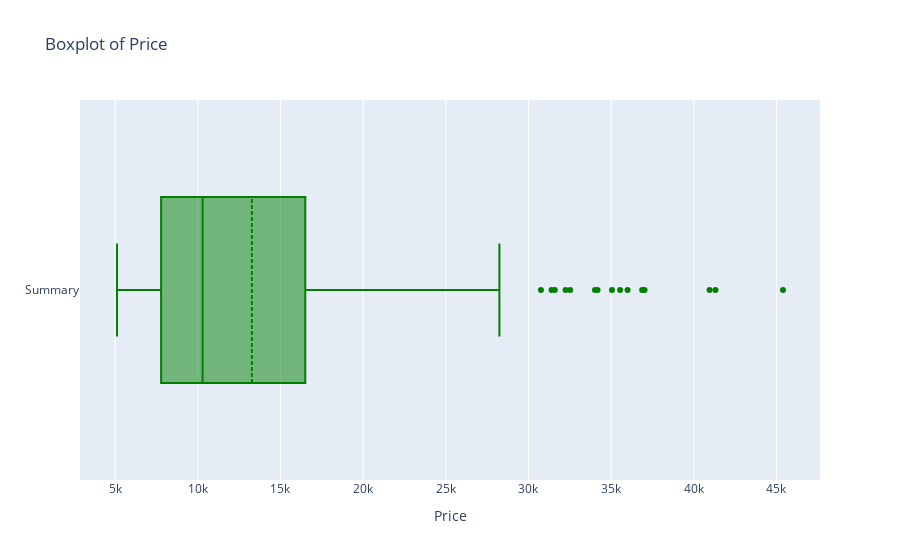

This figure's notebook cell:
### Markdown cell above
### **`Price`**

### Code cell
# Print the measures and outliers in 'price'
print(f"Five-Number Summary for Price: \n{price_five_number_summary}")
# Boxplot for 'price'
fig_price = go.Figure()
fig_price.add_trace(go.Box(x=df2['price'], name='Summary',boxmean=True, marker_color = 'green'))

fig_price.update_layout(
    title="Boxplot of Price",
    xaxis_title="Price",
)
fig_price.show()
detect_print_outliers(df2, 'price')

### Figure 1 — Plotly figure (JSON) as saved in the notebook; plotly's stock layout.template omitted (floating-point values rounded to 4 significant figures; data arrays with more than 128 entries replaced by an {"elided": "..."} marker saying what was removed)
{"data": [{"boxmean": true, "marker": {"color": "green"}, "name": "Summary", "type": "box", "x": {"elided": "205 int values"}}], "layout": {"title": {"text": "Boxplot of Price"}, "xaxis": {"title": {"text": "Price"}}}}
